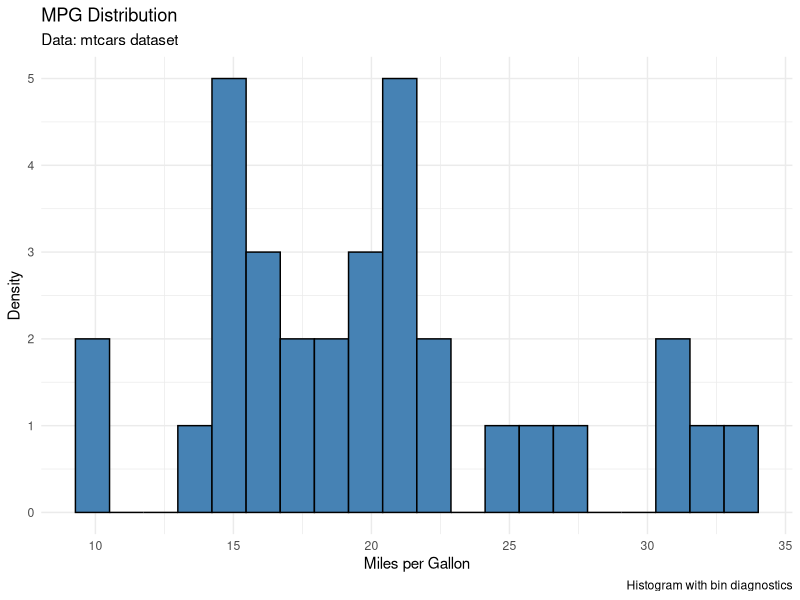

Recreate this plot in R.
# ─────────────────────────────────────────────────────────────
# 📊 ggplot2 Histogram Diagnostic Script (Updated for ggplot2 3.4.0)
# Author: NAIMUDDIN
# Purpose: Visualize MPG distribution with manifest logging and bin diagnostics
# ─────────────────────────────────────────────────────────────

library(ggplot2)

ggplot(mtcars, aes(x = mpg)) +
  geom_histogram(
    bins    = 20,                              # Number of bins
    fill     = "steelblue",                  # Fill color
    color    = "black"                       # Border color
  ) +
  labs(
    title    = "MPG Distribution",
    subtitle = "Data: mtcars dataset",
    x        = "Miles per Gallon",
    y        = "Density",
    caption  = "Histogram with bin diagnostics"
  ) +
  theme_minimal()
